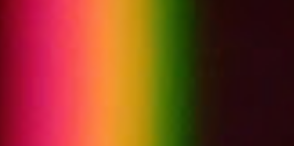
#> input picture photo/red_na.png, 294 x 146 px, found by its file name
$ jupyter execute Spectrophotometry.ipynb   (shell and % lines are left out)
#> lines starting #> are read from the running program, lines starting #| are printed output that depends on the picture
# Python Spectrophotometry

This is for a school project, please ignore ok ty.

[cell 1]
# Clone images from GitHub

[cell 2]
# Import libraries
import cv2
import numpy as np
import matplotlib.pyplot as plt
from google.colab.patches import cv2_imshow
from scipy.stats import norm

[cell 3]
# Compute luma
def luma(red, green, blue, cols):
  l = []
  for col in range(cols):
    Y = 0.2126*red[col] + 0.7152*green[col] + 0.0722*blue[col]
    l.append(Y)
  return l

[cell 4]
# Plot
def plot(red, green, blue, luma, cols, name):
  lambda_val = np.linspace(start=350, stop=750, num=cols)

  plt.plot(lambda_val, red, 'r', label="Red")
  plt.plot(lambda_val, green, 'g', label="Green")
  plt.plot(lambda_val, blue, 'b', label="Blue")
  plt.plot(lambda_val, luma, '--', label="Luma")
  plt.title(name)
  plt.xlabel('Wavelength (nm)')
  plt.ylabel('Average value per pixel (0-255)')
  plt.legend()
  plt.show()

[cell 5]
# Plot (normally distributed curve)
def plot_norm(red, green, blue, luma, cols, name):

  nr, ng, nb = [], [], []
  for c in range(cols):
    nr.extend([c] * int(red[c]))
    ng.extend([c] * int(green[c]))
    nb.extend([c] * int(blue[c]))

  r_norm = norm(np.mean(nr), np.std(nr)).pdf(range(cols))*sum(red)
  g_norm = norm(np.mean(ng), np.std(ng)).pdf(range(cols))*sum(green)
  b_norm = norm(np.mean(nb), np.std(nb)).pdf(range(cols))*sum(blue)

  plot(r_norm, g_norm, b_norm, luma, cols, f'{name}\n(RGB normally distributed)')

[cell 6]
# Compute
def compute(img):

  # Get the number of rows and columns of the image
  rows, cols, channels = img.shape

  # Choose a column to sum the R values for
  col_num = 0

  def sum_col(column):
    sum_r, sum_g, sum_b = 0, 0, 0
    # Loop through each row in the column
    for row in range(rows):
        # Get the BGR values for the pixel at the current row and column
        g, b, r = img[row, column]

        sum_r += r
        sum_g += g
        sum_b += b
    return sum_r/rows, sum_b/rows, sum_g/rows

  red, green, blue = [], [], []
  # For each column, sum RGB value
  for col in range(cols):
    r, g, b = sum_col(col)
    red.append(r)
    green.append(g)
    blue.append(b)

  return red, green, blue, cols

[cell 7]
data =  {
    "Natural Red": "python-spectrophotometry/photo/red_na.png",
    "Artificial Red": "python-spectrophotometry/photo/red_af.png",
    "Natural Green": "python-spectrophotometry/photo/green_na.png",
    "Artificial Green": "python-spectrophotometry/photo/green_af.png"
}

[cell 8]
for name, filename in data.items():
  img = cv2.imread(filename, cv2.IMREAD_COLOR)
#> img is the input picture: shape (146, 294, 3); mean B, G, R 33.8, 60.1, 131.2
  img = cv2.flip(img, 1)
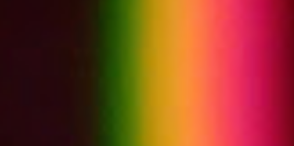
#> img: shape (146, 294, 3); mean B, G, R 33.8, 60.1, 131.2
  cv2_imshow(cv2.resize(img, (400, 50),
               interpolation = cv2.INTER_LINEAR))
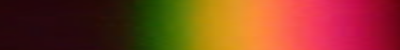
#> shown: shape (50, 400, 3); mean B, G, R 33.7, 60, 131.1
  r,g,b,c = compute(img)
#> r = 294 values, max 253.8 at index 197, min 29.53 at index 101, mean 131.2; g = 294 values, max 153.5 at index 172, min 2.95 at index 293, mean 60.1; b = 294 values, max 94.41 at index 238, min 2.16 at index 107, mean 33.82; c = 294
  y = luma(r,g,b,c)
#> the loop in luma, `for col in range(cols):` made 294 passes
#> Y on passes 1 to 3: 12.86, 12.89, 12.92
#> after the loop in luma, `for col in range(cols):`: l = 294 values, max 161.6 at index 176, min 12.86 at index 0, mean 73.32
#> y has the same summary as l in luma
  #plot(r,g,b,y,c, f"Frequency of RGB/Luma values of {name}")
  plot_norm(r,g,b,y,c,f"Frequency of RGB/Luma values of {name}")
#> after the loop in plot_norm, `for c in range(cols):`: nb = 9803 values from 0 to 293; ng = 17522 values from 0 to 293; nr = 38420 items
#> in plot_norm, `r_norm = norm(np.mean(nr), np.std(nr)).pdf(range(cols))*sum(red)`: r_norm = 294 values, max 240.7 at index 193, min 2.57 at index 0, mean 123.5
#> in plot_norm, `g_norm = norm(np.mean(ng), np.std(ng)).pdf(range(cols))*sum(green)`: g_norm = 294 values, max 153 at index 166, min 0.227 at index 0, mean 59.92
#> in plot_norm, `b_norm = norm(np.mean(nb), np.std(nb)).pdf(range(cols))*sum(blue)`: b_norm = 294 values, max 61.42 at index 207, min 0.364 at index 0, mean 30.76
#> in plot, `plt.show()`:
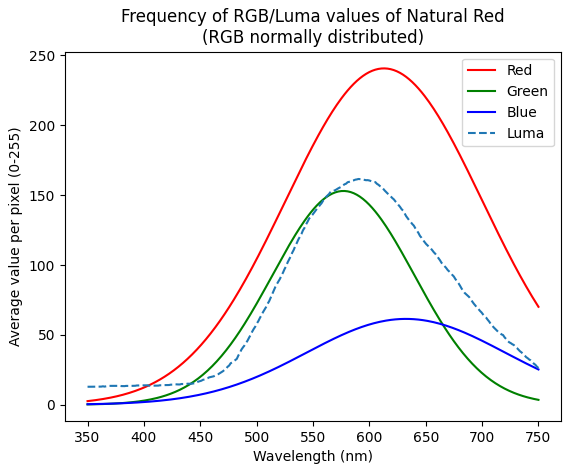
#> figure drawn by matplotlib, 1 panel; curve peaks at x = 613.5, y = 240.7; curve peaks at x = 576.6, y = 153; curve peaks at x = 632.6, y = 61.42
#> pass 2 of the loop `for name, filename in data.items():`:
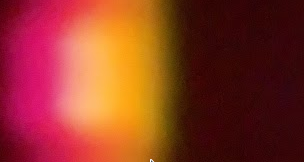
#> input picture photo/red_af.png, 304 x 162 px, found by its file name
#> img is the input picture: shape (162, 304, 3); mean B, G, R 37.4, 55, 140.7
#> `img = cv2.flip(img, 1)`:
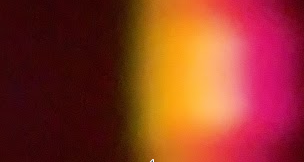
#> img: shape (162, 304, 3); mean B, G, R 37.4, 55, 140.7
#> in plot (call 2), `plt.show()`:
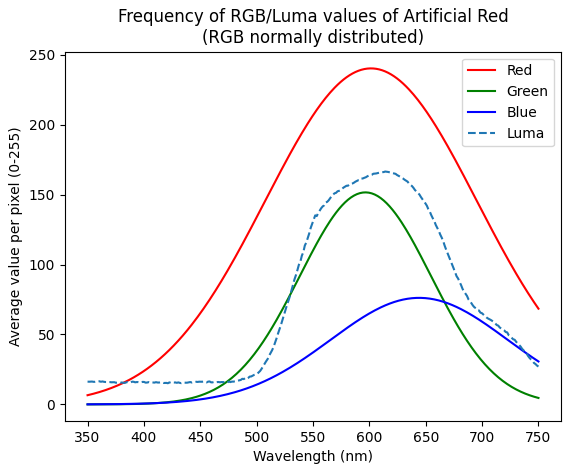
#> figure drawn by matplotlib, 1 panel; curve peaks at x = 600.8, y = 240.2; curve peaks at x = 596.9, y = 151.6; curve peaks at x = 644.4, y = 76.17
#> pass 3 of the loop `for name, filename in data.items():`:
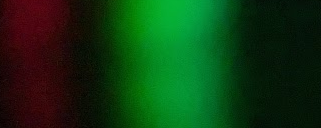
#> input picture photo/green_na.png, 321 x 128 px, found by its file name
#> img is the input picture: shape (128, 321, 3); mean B, G, R 16.9, 57.2, 15.4
#> `img = cv2.flip(img, 1)`:
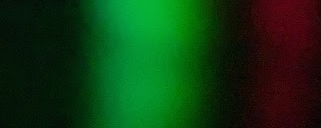
#> img: shape (128, 321, 3); mean B, G, R 16.9, 57.2, 15.4
#> in plot (call 3), `plt.show()`:
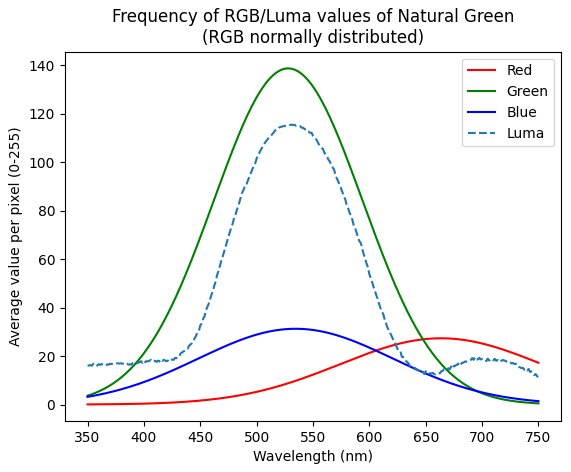
#> figure drawn by matplotlib, 1 panel; curve peaks at x = 663.8, y = 27.35; curve peaks at x = 527.5, y = 138.7; curve peaks at x = 535, y = 31.27
#> the loop made 4 passes; the first 3 are shown
